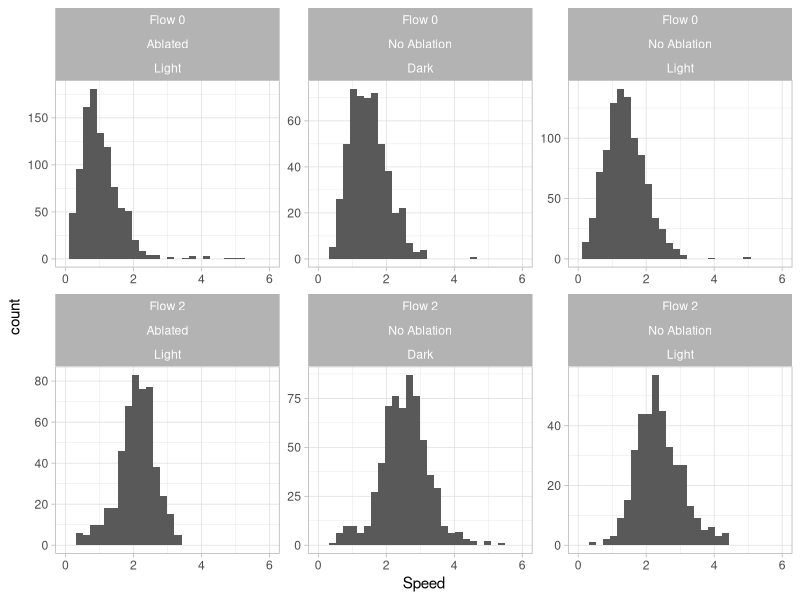
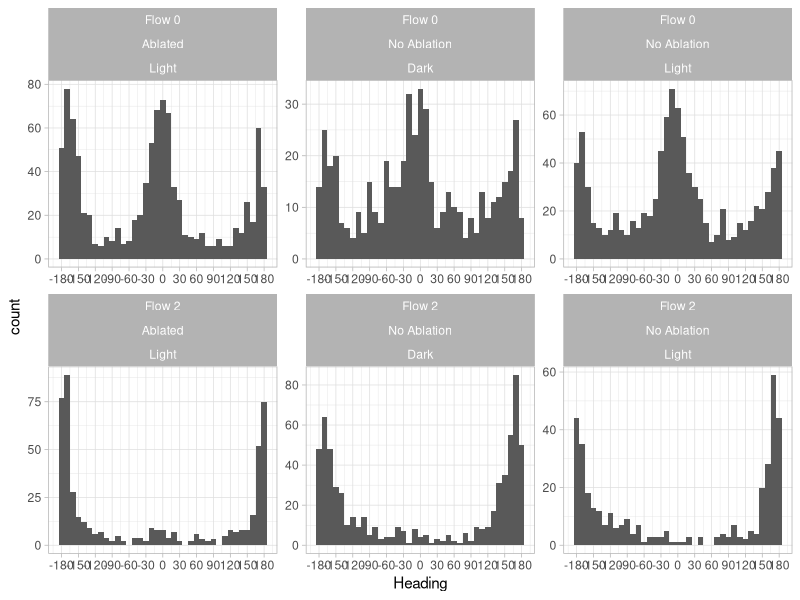
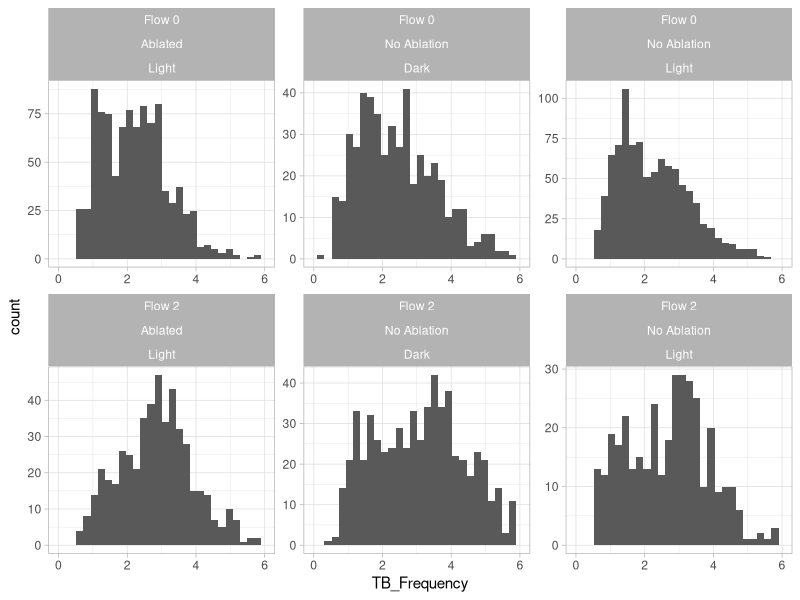

Source code (R) for these figures, in order:

library(tidyverse)
library(ggplot2)
library(car)

indiv_data <- read.csv("Fish_Individual_Values.csv")
indiv_data <- na.omit(indiv_data)

indiv_data <- indiv_data %>% mutate(Flow = ifelse(Flow == "0", "Flow 0", "Flow 2")) %>%
                             mutate(Ablation = ifelse(Ablation == "N", "No Ablation", "Ablated")) %>%
                             mutate(Darkness = ifelse(Darkness == "N", "Light", "Dark"))

m_speed <- aov(Speed ~ Flow + Ablation + Darkness + Flow:Ablation + Flow:Darkness, data = indiv_data)
Anova(m_speed)
TukeyHSD(m_speed)

ggplot(indiv_data,aes(x=Speed))+
  geom_histogram() +
  facet_wrap(~ Flow + Ablation + Darkness, scales="free") +
  xlim(0,6) +
  theme_light()

m_heading <- aov(Heading ~ Flow + Ablation + Darkness + Flow*Ablation + Flow*Darkness, data = indiv_data)
Anova(m_heading)
TukeyHSD(m_heading)

ggplot(indiv_data,aes(x=Heading))+
  geom_histogram(binwidth = 10)+
  #coord_polar(theta = "x", start = pi) +
  facet_wrap(~ Flow + Ablation + Darkness, scales = "free") +
  scale_x_continuous(breaks=seq(-180,180,30)) +
  theme_light()

m_tailbeats <- aov(TB_Frequency ~ Flow + Ablation + Darkness + Flow*Ablation + Flow*Darkness, data = indiv_data)
Anova(m_tailbeats)
TukeyHSD(m_tailbeats)

ggplot(indiv_data,aes(x=TB_Frequency))+
  geom_histogram() +
  facet_wrap(~ Flow + Ablation + Darkness, scales="free") +
  xlim(0,6) +
  theme_light()

